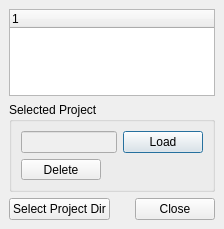
<ui version="4.0" >
 <class>OpenProjectDialog</class>
 <widget class="QDialog" name="OpenProjectDialog" >
  <property name="geometry" >
   <rect>
    <x>0</x>
    <y>0</y>
    <width>224</width>
    <height>229</height>
   </rect>
  </property>
  <property name="windowTitle" >
   <string>Open Project</string>
  </property>
  <layout class="QVBoxLayout" >
   <property name="margin" >
    <number>9</number>
   </property>
   <property name="spacing" >
    <number>6</number>
   </property>
   <item>
    <widget class="QTreeWidget" name="projectListView" />
   </item>
   <item>
    <widget class="QGroupBox" name="groupBox_2" >
     <property name="minimumSize" >
      <size>
       <width>16</width>
       <height>90</height>
      </size>
     </property>
     <property name="title" >
      <string>Selected Project</string>
     </property>
     <layout class="QVBoxLayout" >
      <property name="margin" >
       <number>9</number>
      </property>
      <property name="spacing" >
       <number>6</number>
      </property>
      <item>
       <layout class="QHBoxLayout" >
        <property name="margin" >
         <number>0</number>
        </property>
        <property name="spacing" >
         <number>6</number>
        </property>
        <item>
         <widget class="QLineEdit" name="selectedProjectName" >
          <property name="enabled" >
           <bool>false</bool>
          </property>
          <property name="sizePolicy" >
           <sizepolicy>
            <hsizetype>7</hsizetype>
            <vsizetype>0</vsizetype>
            <horstretch>1</horstretch>
            <verstretch>0</verstretch>
           </sizepolicy>
          </property>
          <property name="minimumSize" >
           <size>
            <width>50</width>
            <height>0</height>
           </size>
          </property>
          <property name="mouseTracking" >
           <bool>true</bool>
          </property>
          <property name="readOnly" >
           <bool>false</bool>
          </property>
         </widget>
        </item>
        <item>
         <widget class="QPushButton" name="loadProjectButton" >
          <property name="text" >
           <string>Load</string>
          </property>
         </widget>
        </item>
       </layout>
      </item>
      <item>
       <layout class="QHBoxLayout" >
        <property name="margin" >
         <number>0</number>
        </property>
        <property name="spacing" >
         <number>6</number>
        </property>
        <item>
         <widget class="QPushButton" name="deleteProjectbutton" >
          <property name="text" >
           <string>Delete</string>
          </property>
         </widget>
        </item>
        <item>
         <spacer>
          <property name="orientation" >
           <enum>Qt::Horizontal</enum>
          </property>
          <property name="sizeHint" >
           <size>
            <width>61</width>
            <height>27</height>
           </size>
          </property>
         </spacer>
        </item>
       </layout>
      </item>
     </layout>
    </widget>
   </item>
   <item>
    <layout class="QHBoxLayout" >
     <property name="margin" >
      <number>0</number>
     </property>
     <property name="spacing" >
      <number>6</number>
     </property>
     <item>
      <widget class="QPushButton" name="projectDirSelectButton" >
       <property name="text" >
        <string>Select Project Dir</string>
       </property>
      </widget>
     </item>
     <item>
      <widget class="QDialogButtonBox" name="buttonBox" >
       <property name="orientation" >
        <enum>Qt::Horizontal</enum>
       </property>
       <property name="standardButtons" >
        <set>QDialogButtonBox::Close</set>
       </property>
      </widget>
     </item>
    </layout>
   </item>
  </layout>
 </widget>
 <resources/>
 <connections>
  <connection>
   <sender>buttonBox</sender>
   <signal>clicked(QAbstractButton*)</signal>
   <receiver>OpenProjectDialog</receiver>
   <slot>accept()</slot>
   <hints>
    <hint type="sourcelabel" >
     <x>163</x>
     <y>218</y>
    </hint>
    <hint type="destinationlabel" >
     <x>223</x>
     <y>228</y>
    </hint>
   </hints>
  </connection>
  <connection>
   <sender>projectListView</sender>
   <signal>activated(QModelIndex)</signal>
   <receiver>loadProjectButton</receiver>
   <slot>click()</slot>
   <hints>
    <hint type="sourcelabel" >
     <x>115</x>
     <y>64</y>
    </hint>
    <hint type="destinationlabel" >
     <x>145</x>
     <y>125</y>
    </hint>
   </hints>
  </connection>
 </connections>
</ui>
